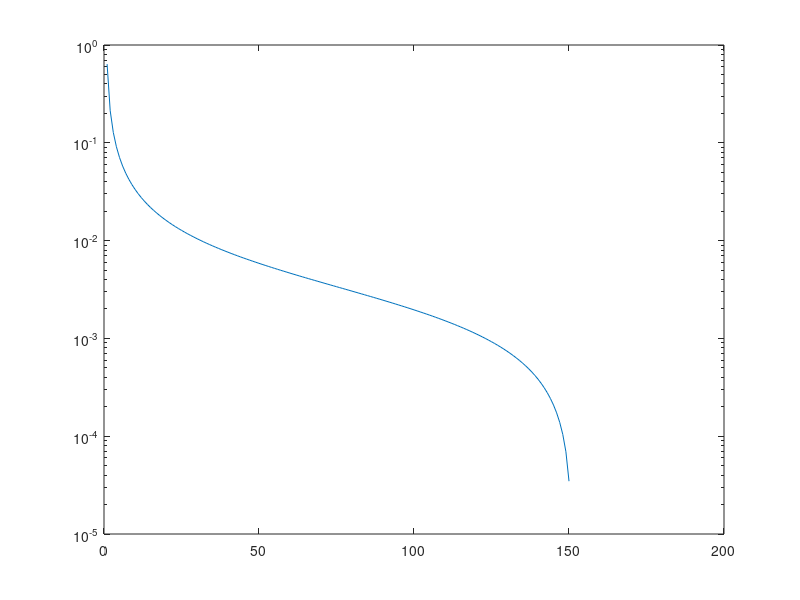
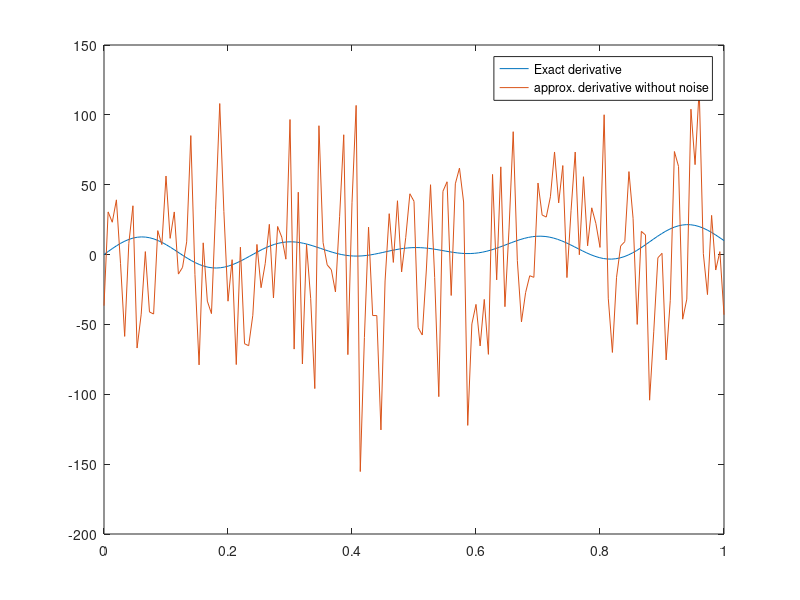
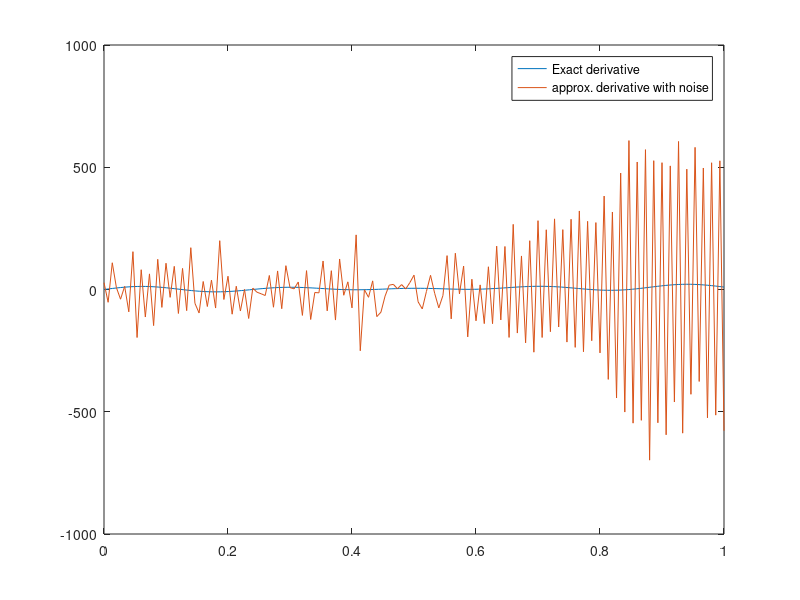
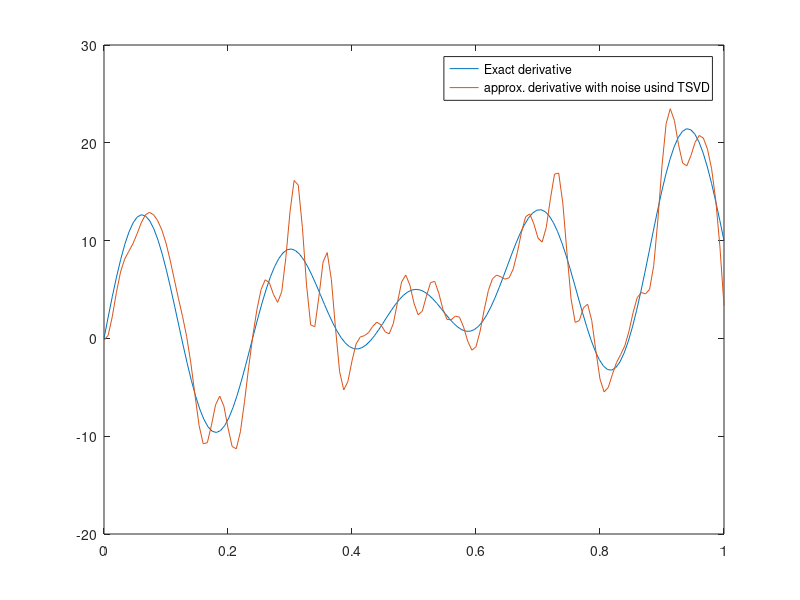

These charts were generated, in order, by the following MATLAB code: (Note: this script raises an error after producing the figures.)

clear all
close all
clc

%---------------------------- Exercise 1 ---------------------------------%

%%% Defining the points tj

T = linspace(0,1,150);
T = T';  

% Construct the matrix A

A = zeros(150,151);

A(1,1) = 1;
A(1,2) = 1;
for i=2:150
   
    A(i,1) = 1;
    
    for k = 2:i

        A(i,k) = 2;

    end

    A(i,i+1) = 1;

end

A = 1/300 * A;

%%%% SVD decomposition %%%%%

[U S V] = svd(A);

d = diag(S); % Extracting the singular values

%%%% plot the singular values of A

figure()
semilogy(d)

%%% Moore–Penrose pseudoinverse of A

A_pse = inv(A'*A)*A';

%% mearsurement matrix:

g = cos(pi*T).*sin(4*pi*T).^2+5*T.^2;


%% Aproximated solution (minimum norm solution without noise)

x_approx = A_pse*g;

%% Approximated solution with noise

n = 0.05*randn(length(g),1);
g_noise = g + n;
x_approxn = A_pse*g_noise;

%% Exact derivative

g_exac = -pi*sin(pi*T).*sin(4*pi*T).^2+8*pi*cos(4*pi*T).*sin(4*pi*T).*cos(pi*T)+10*T;

T1 = linspace(0,1,151);
T1= T1';

%%%% ploting the exact derivative vs the approximated derivatives

figure()
plot(T,g_exac,T1,x_approx)
legend('Exact derivative','approx. derivative without noise')

figure()
plot(T,g_exac,T1,x_approxn)
legend('Exact derivative','approx. derivative with noise')

%%%%%%% Truncated SVD 

dd = [0.006 0.03 0.11]; %Values that the eigen values should be greater to (treshold).

for j = dd

    S3 = S(S>j); %Selecting the threshold of the eigenvalues in the singular matrix
    
    %%% coresponding pseudo inverse: We just need to invert the elemnt at
    %%% the diagonal and take the transpose of the whole matrix.
    
    S3 = [1./S3; zeros((150)-length(S3),1)];

    Is3 = [diag(S3),zeros(150,1)]; 
    Is3 = Is3';
    
    %%% corresponding pseudo inverse of A:

    A_pse3 = V*Is3*U';
    
    %%% corresponding approximation with the noisy data
    
    g_approxn3 = A_pse3*g_noise;
    
    figure()
    plot(T,g_exac,T1,g_approxn3)
    legend('Exact derivative','approx. derivative with noise usind TSVD')

end

%--------------------------- Exercise 2 ----------------------------------

load ex2.mat

X = linspace(0,pi,99);
h = pi/100;

%%%% Implenetation of the big matrix B

b = -(2+h^2);

B = zeros(99,99); 

for i = 2:98
    B(i,i-1) = 1;
    B(i,i) = b;
    B(i,i+1) = 1;
     
end

%boundary conditions

B(1,1) = b;
B(1,2) = 1;
B(99,98) = 1;
B(99,99) = b;
B = 1/h^2*B;

%%% Tichonov regularization:

err = 0.01*99^.5;   % error for the Morozov dispregnancy rule
T = 0.1;
A = expm(T*B);   % Solution of the ODE
f1 = 1/10*X.*(3*X-pi).*(4*X-3*pi).*(X-pi)+2*sin(10*X);
f2 = 1/10*X.*(3*X-pi).*(4*X-3*pi).*(X-pi);

%%%%% This block of commented code is for finding the suitable alpha
%%%%% (satisfying the dispregnancy rule)

% a2 = [0.1 0.01 0.001 0.0001]; %finding the best alpha for y2
% E = [];
% for alpha = a2
%     
%     func2 = @(F) norm(A*F-y2)^2 + alpha*norm(F)^2; %% function to optimize for y2
%     
%     F0 = ones(99,1); % starting point of the optimization problem
%     F2 = fmincon(func2,F0);
%     E = [E norm(F2-y2)];
% 
% end
% 
% a1 = [.1 .01 .001]; %finding the best alpha for y1
% E = [];
% 
% for alpha = a1
%     func1 = @(F) norm(A*F-y1)^2 + alpha*norm(F)^2; %% function to optimize for y1
%     F0 = ones(99,1); % starting point of the optimization problem
%     F1 = fmincon(func1,F0); 
%     E = [E norm(F1-y1)];
% end

alpha = 0.01;                % Best possible alpha

func1 = @(F) norm(A*F-y1)^2 + alpha*norm(F)^2;  % function to optimize for y1
func2 = @(F) norm(A*F-y2)^2 + alpha*norm(F)^2;  % function to optimize for y2
F0 = ones(99,1);     %starting point of the optimization problem  
F1 = fmincon(func1,F0);  %looking for the minimum of y1 (Tichonov regularizer with data y1)
F2 = fmincon(func2,F0);  %looking for the minimum of y2  (Tichonov regularizer with data y2)

%visualization of the reconstruction

figure()
plot(X,F1,X,f1)
legend('Tichonov regularizer with y1','f1')
figure()
plot(X,F1,X,f2)
legend('Tichonov regularizer with y1','f2')
figure()
plot(X,F2,X,f1)
legend('Tichonov regularizer with y2','f1')
figure()
plot(X,F2,X,f2)
legend('Tichonov regularizer with y2','f2')


